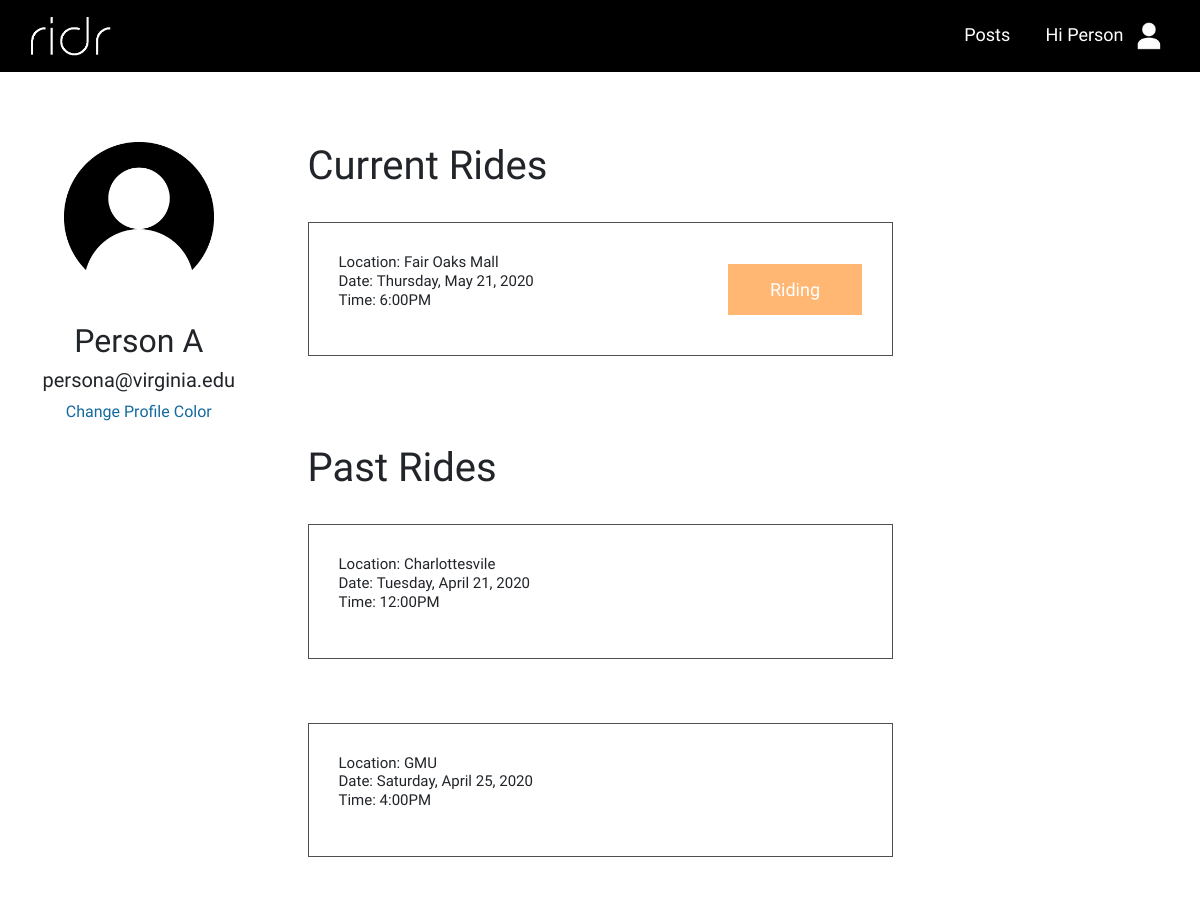
Page /dashboard.php (signed in) on the committed database.
### tables this page shows
CREATE TABLE `post` (
  `post_ID` int(11) NOT NULL,
  `email` varchar(500) NOT NULL,
  `destination` varchar(500) DEFAULT NULL,
  `datetime` datetime DEFAULT NULL,
  `comment` varchar(200) DEFAULT NULL,
  `zipcode` varchar(5) NOT NULL,
  `isDriver` tinyint(1) NOT NULL DEFAULT 0,
  `seats` int(1) NOT NULL DEFAULT 0
);

### php/db-functions.php (called while the page is built, shortened)
<?php
function getUserPosts() {
    global $db;
    $query = "SELECT * FROM post WHERE email= '" . $_SESSION['email'] . "'";
    $statement = $db->prepare($query);
    $statement->execute();
    $results = $statement->fetchAll();
    return $results;
}
?>

### dashboard/panel-body.php (the view, shortened to what this page needs)
<?php global $post ?>
<div class="panel-vertical-top" value="<?php echo $post['post_ID']; ?>">
    <p class="normal-text" style="line-height: 1.25em !important;">
        <?php
        echo "<span style='font-weight:500;'>" . "Location:  " . "</span>" . $post['destination'];
        echo "<br/>";
        formatDateAndTime($post['datetime']);
        echo "<br/>";
        ?>
    </p>
</div>

### dashboard/current-posts.php
<?php
global $userposts;
foreach ($userposts as $post):
    if ( notPast($post['datetime'])==true ) {
        include('driver-posts.php');
        include('rider-posts.php');
    }
endforeach;
?>

### dashboard/rider-posts.php
<?php if ($post['isDriver'] == 1) { ?>
    <div class="panel panel-default pointer-cursor">
        <div class="panel-body">
            <?php include('panel-body.php'); ?>
            <?php
                if (notPast($post['datetime'])==true)
                    echo '<button class="request_button subheader right-div-button">Riding</button>';
            ?>
        </div>
    </div>
    <br>
<?php } ?>

### php/functions.php (shortened to what this page needs)
<?php
function notPast($datetime) {
    $now = (new \DateTime());
    $datetime = new DateTime($datetime);
    if ( $now < $datetime )
        return true;
    else
        return false;
}
function formatDateAndTime($datetime) {
    $datetime_array = explode(" ", $datetime);
    $date_raw = $datetime_array[0];
    $date = date('F j, Y',strtotime($date_raw));
    $dayOfWeek = date("l", strtotime($date_raw));
    $time = $datetime_array[1];
    $time = substr($time, 0, -3);
    $meridiem = "PM";
    $time_array = explode(":", $time);
    $hour = $time_array[0];
    $min = $time_array[1];
    if ($hour > 12)
        $hour = (int)$hour - 12;
    $time = $hour . ":" . $min;
    echo "<span style='font-weight:500;'>" . "Date:  " . "</span>" . $dayOfWeek . ", " . $date . "<br/>" . "<span style='font-weight:500;'>" . "Time:  " . "</span>" . $time . $meridiem;
}
?>

### dashboard/past-posts.php
<?php
global $userposts;
foreach ($userposts as $post):
    if ( notPast($post['datetime'])==false ) {
        include('driver-posts.php');
        include('rider-posts.php');
    }
endforeach;
?>

### static/base.css (style rules this page uses)
body { font-family: 'Raleway', sans-serif; }

### static/features.css (style rules this page uses)
.pointer-cursor { cursor: pointer; }
.main_button, .request_button, .offer_button, .accept_button, .request_pending { border: none; text-align: center; text-decoration: none; display: inline-block; line-height: normal; height: fit-content; }
.request_button, .offer_button { width: 160px; padding: 15px 30px; }
.request_button, .request_button_hover { background-color: rgb(255, 183, 115); color: white; }

### static/posts.css (style rules this page uses)
.panel-body { padding: 30px; margin-bottom: 40px; border: rgba(0, 0, 0, 0.692) solid 1px; }
.panel-vertical-top { text-align: left; line-height: normal; width: 100%; margin-top: auto; margin-bottom: auto; padding-right: 30px; }
.right-div-button { margin: auto; }
@media screen and (min-width: 600px) { .panel-body, .panel-vertical-top { display: flex; } }

### rows in the picture
post: $post['post_ID'] 46 (drawn), destination "Fair Oaks Mall", datetime "Thursday", datetime "May 21, 2020", datetime "6:00", shows "Riding"
post: $post['post_ID'] 43 (drawn), destination "Charlottesvile", datetime "Tuesday", datetime "April 21, 2020", datetime "12:00"
post: $post['post_ID'] 44 (drawn), destination "GMU", datetime "Saturday", datetime "April 25, 2020", datetime "4:00"

### other values in the picture
$_SESSION['first_name'] "Person"
$_SESSION['last_name'] "A"
$_SESSION['email'] "persona@virginia.edu"
